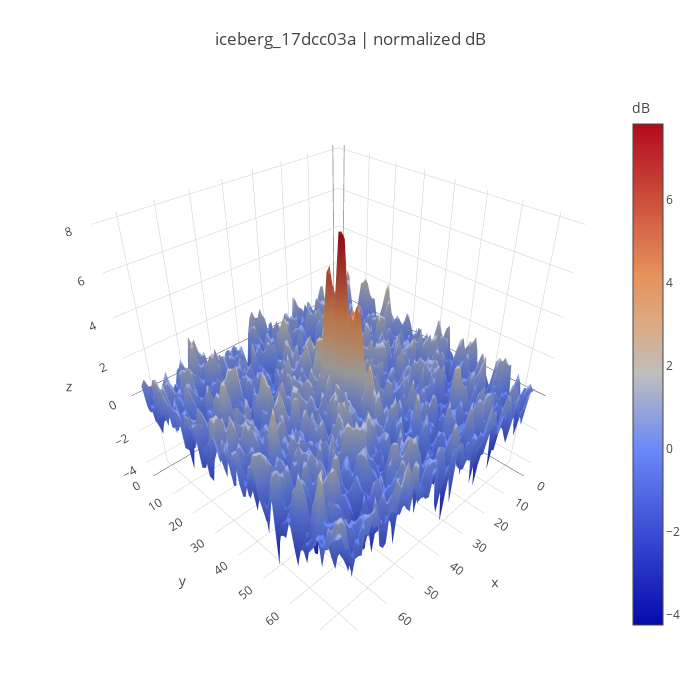

Source (notebook cell):
### Code cell
ice_mean = 0.0 if np.isclose(iceberg.mean(), 0.) else iceberg.mean()
ice_std = 0.0 if np.isclose(iceberg.std(), 1.) else iceberg.std()
print('mean', ice_mean, 'std', iceberg.std())
plot_3d_example(ice2d, 'iceberg_{} | '.format(ice_id)+tnorm)

### Figure 1 — Plotly figure (JSON) as saved in the notebook; plotly's stock layout.template omitted (floating-point values rounded to 4 significant figures; data arrays with more than 128 entries replaced by an {"elided": "..."} marker saying what was removed)
{"data": [{"colorbar": {"title": "dB"}, "type": "surface", "z": {"elided": "75x75 float values"}}], "layout": {"autosize": false, "height": 700, "margin": {"b": 65, "l": 65, "r": 50, "t": 90}, "title": "iceberg_17dcc03a | normalized dB", "width": 700}}
